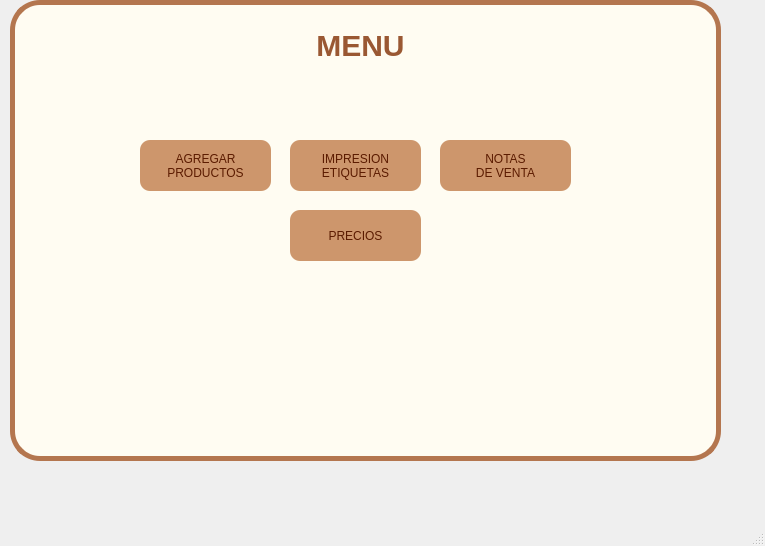
<?xml version="1.0" encoding="UTF-8"?>
<ui version="4.0">
 <class>MainWindow</class>
 <widget class="QMainWindow" name="MainWindow">
  <property name="geometry">
   <rect>
    <x>0</x>
    <y>0</y>
    <width>765</width>
    <height>546</height>
   </rect>
  </property>
  <property name="windowTitle">
   <string>MainWindow</string>
  </property>
  <widget class="QWidget" name="centralwidget">
   <widget class="QFrame" name="frame">
    <property name="geometry">
     <rect>
      <x>10</x>
      <y>0</y>
      <width>711</width>
      <height>461</height>
     </rect>
    </property>
    <property name="styleSheet">
     <string notr="true">QFrame {
    background-color: rgb(255, 252, 242);
    border: 5px solid #b4764f;
    border-radius: 30px;
}</string>
    </property>
    <property name="frameShape">
     <enum>QFrame::Shape::StyledPanel</enum>
    </property>
    <property name="frameShadow">
     <enum>QFrame::Shadow::Raised</enum>
    </property>
    <widget class="QLabel" name="Titulo">
     <property name="geometry">
      <rect>
       <x>270</x>
       <y>30</y>
       <width>161</width>
       <height>31</height>
      </rect>
     </property>
     <property name="styleSheet">
      <string notr="true">QLabel{
color: #9a5833;
border: none;
font-weight: bold;
font-size: 30px;
font-family:  &quot;Arial Rounded MT&quot;;
}
</string>
     </property>
     <property name="text">
      <string>MENU</string>
     </property>
     <property name="alignment">
      <set>Qt::AlignmentFlag::AlignCenter</set>
     </property>
    </widget>
    <widget class="QPushButton" name="adic_prod">
     <property name="geometry">
      <rect>
       <x>130</x>
       <y>140</y>
       <width>131</width>
       <height>51</height>
      </rect>
     </property>
     <property name="styleSheet">
      <string notr="true">QPushButton{
font-family: &quot;Arial Rounded MT&quot;;
color:rgb(91, 27, 0);
background-color: rgb(205, 150, 108);
border-radius: 10px;
padding: 1px 2px;;
}
QPushButton:hover {
    /* 🖱️ Color al pasar por encima */
    background-color: #b4764f; /* Un azul más oscuro que el base */
}
QPushButton:pressed {
    background-color: #9a5833; /* Un color aún más oscuro */

}</string>
     </property>
     <property name="text">
      <string>AGREGAR
PRODUCTOS</string>
     </property>
    </widget>
    <widget class="QPushButton" name="impr_etiq">
     <property name="geometry">
      <rect>
       <x>280</x>
       <y>140</y>
       <width>131</width>
       <height>51</height>
      </rect>
     </property>
     <property name="styleSheet">
      <string notr="true">QPushButton{
font-family: &quot;Arial Rounded MT&quot;;
color:rgb(91, 27, 0);
background-color: rgb(205, 150, 108);
border-radius: 10px;
padding: 1px 2px;;
}
QPushButton:hover {
    /* 🖱️ Color al pasar por encima */
    background-color: #b4764f; /* Un azul más oscuro que el base */
}
QPushButton:pressed {
    background-color: #9a5833; /* Un color aún más oscuro */

}</string>
     </property>
     <property name="text">
      <string>IMPRESION
ETIQUETAS</string>
     </property>
    </widget>
    <widget class="QPushButton" name="nota_vent">
     <property name="geometry">
      <rect>
       <x>430</x>
       <y>140</y>
       <width>131</width>
       <height>51</height>
      </rect>
     </property>
     <property name="styleSheet">
      <string notr="true">QPushButton{
font-family: &quot;Arial Rounded MT&quot;;
color:rgb(91, 27, 0);
background-color: rgb(205, 150, 108);
border-radius: 10px;
padding: 1px 2px;;
}
QPushButton:hover {
    /* 🖱️ Color al pasar por encima */
    background-color: #b4764f; /* Un azul más oscuro que el base */
}
QPushButton:pressed {
    background-color: #9a5833; /* Un color aún más oscuro */

}</string>
     </property>
     <property name="text">
      <string>NOTAS 
DE VENTA</string>
     </property>
    </widget>
    <widget class="QPushButton" name="impr_etiq_3">
     <property name="geometry">
      <rect>
       <x>280</x>
       <y>210</y>
       <width>131</width>
       <height>51</height>
      </rect>
     </property>
     <property name="styleSheet">
      <string notr="true">QPushButton{
font-family: &quot;Arial Rounded MT&quot;;
color:rgb(91, 27, 0);
background-color: rgb(205, 150, 108);
border-radius: 10px;
padding: 1px 2px;;
}
QPushButton:hover {
    /* 🖱️ Color al pasar por encima */
    background-color: #b4764f; /* Un azul más oscuro que el base */
}
QPushButton:pressed {
    background-color: #9a5833; /* Un color aún más oscuro */

}</string>
     </property>
     <property name="text">
      <string>PRECIOS</string>
     </property>
    </widget>
   </widget>
  </widget>
  <widget class="QMenuBar" name="menubar">
   <property name="geometry">
    <rect>
     <x>0</x>
     <y>0</y>
     <width>765</width>
     <height>33</height>
    </rect>
   </property>
  </widget>
  <widget class="QStatusBar" name="statusbar"/>
 </widget>
 <resources/>
 <connections/>
</ui>
